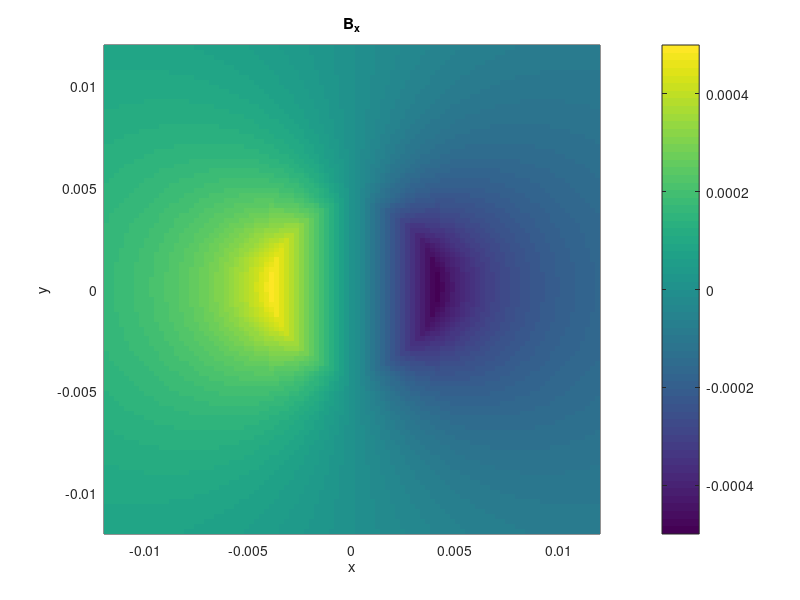
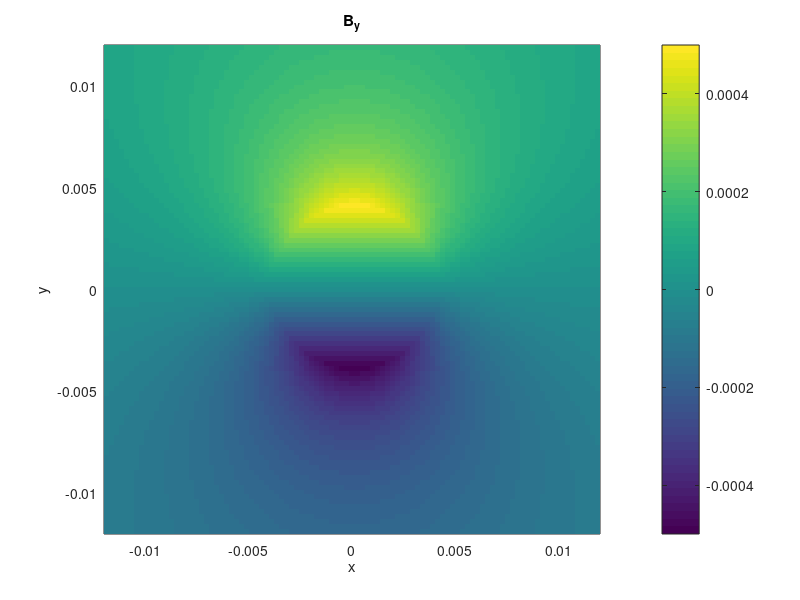
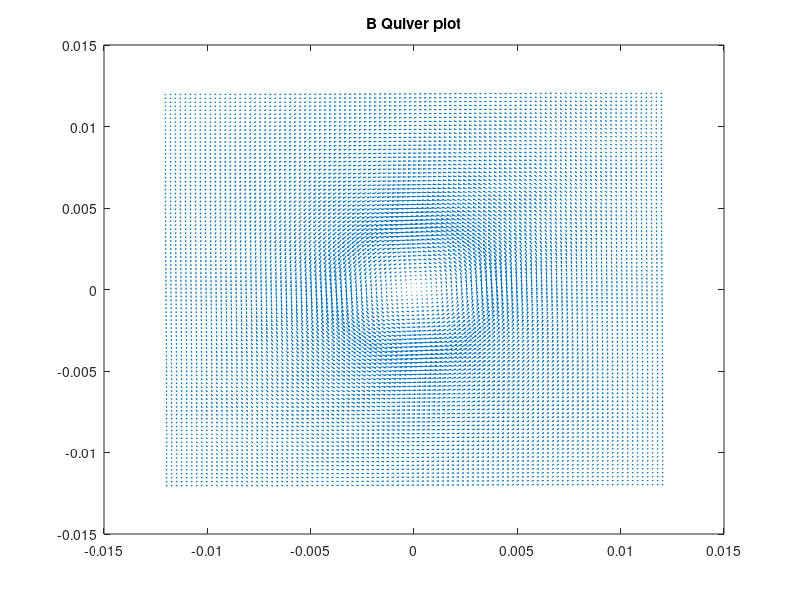
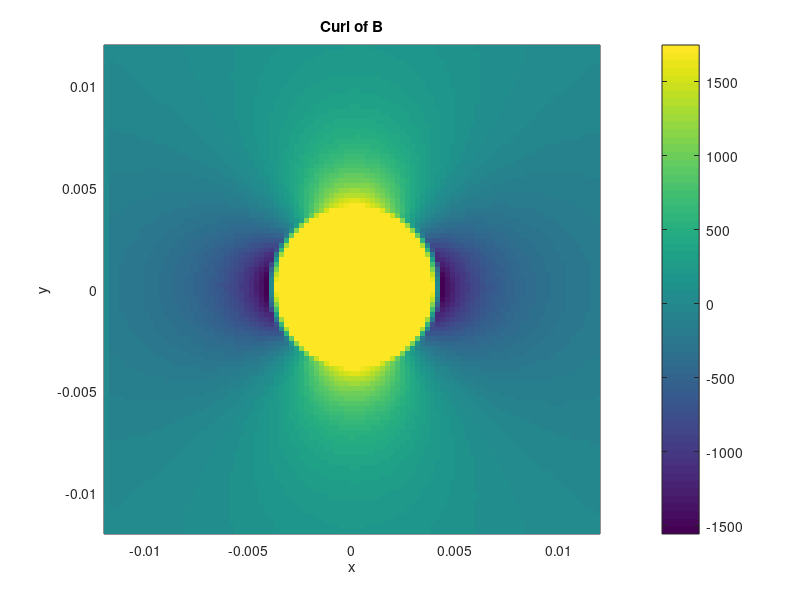

The MATLAB script that drew these images, in order:
%% Introduction
%Aldous George
%EP 501
%Project 5
%This code contains excerpts from codes provided by Dr. Zettergen.
%https://github.com/Zettergren-Courses/EP501_matlab/
clc
clearvars
close all
%% Problem 1

%Initiation
I   = 10;               %(A)
mu0 = 4*pi*10^(-7);     %(H/m)
a   = 0.004;            %(m)

lx=100;                 %size of x
ly=100;                 %size of y
x = linspace(-3*a,3*a,lx);
y = linspace(-3*a,3*a,ly);
[X,Y] = meshgrid(x,y);

Bx = zeros(lx,ly);
By = zeros(lx,ly);

for i=1:lx
    for j=1:ly
        cond = sqrt(x(i)^2+y(j)^2); %condition for piecewise function
        if cond<a
            Bx(i,j) = (mu0*I/(2*pi*a^2))*cond*(-(y(j)/cond));
            By(i,j) = (mu0*I/(2*pi*a^2))*cond*(x(i)/cond);
        else
            Bx(i,j) = (mu0*I/(2*pi))*(1/cond)*(-(y(j)/cond));
            By(i,j) = (mu0*I/(2*pi))*(1/cond)*(x(i)/cond);
        end %if
    end %for
end %for

%1-a
%plot
%Bx
figure(1);
pcolor(X,Y,Bx);
xlim([-3*a,3*a]);
ylim([-3*a,3*a]);
xlabel('x');
ylabel('y');
title('B_x');
colorbar
shading flat
hold on
%By
figure(2)
pcolor(X,Y,By);
xlim([-3*a,3*a]);
ylim([-3*a,3*a]);
xlabel('x');
ylabel('y');
title('B_y');
colorbar
shading flat

%1-b
figure(3)
quiver(X,Y,Bx',By');
title('B Quiver plot');

%1-c
dBx=Bx(2)-Bx(1);
dBy=By(2)-By(1);
gradBx=zeros(size(Bx));
gradBy=zeros(size(By));

gradBx(1,1)=(Bx(2,1)-Bx(1,1))/dBx;
for i=1:lx
    for j=2:ly-1
        gradBx(i,j)=(Bx(i,j+1)-Bx(i,j-1))/2/dBy;    %\partial/\partial x
    end %for
end %for
gradBx(lx,ly)=(Bx(lx,ly)-Bx(lx,ly-1))/dBy;

gradBy(1,1)=(By(1,2)-By(1,1))/dBx;
for i=2:lx-1
    for j=1:ly
        gradBy(i,j)=(Bx(i+1,j)-Bx(i-1,j))/2/dBx;    %\partial/\partial x
    end %for
end %for
gradBy(lx,ly)=(By(lx-1,ly)-By(lx-1,ly))/dBy;

curlB = gradBy-gradBx;
figure(4)
pcolor(X,Y,curlB);
xlabel('x');
ylabel('y');
title('Curl of B');
colorbar
shading flat

%% Problem 2

%Initiation
Q = 1;              %(C)
a = 1;              %(m)
Eps0 = 8.854*10^-12;%(F/m)

lx = 100;                 %size of x
ly = 100;                 %size of y
lz = 100;                 %size of z
x = linspace(-3*a,3*a,lx);
y = linspace(-3*a,3*a,ly);
z = linspace(-3*a,3*a,lz);

phi=zeros(lx,ly,lz);
[X,Y] = meshgrid(x,y);

for i=1:lx
    for j=1:ly
        for k=1:lz
            cond = sqrt(x(i)^2+y(j)^2+z(k)^2); %condition for piecewise function
            if cond<a
                phi(i,j,k) = Q/(4*pi*Eps0*a)-(Q/(8*pi*Eps0*a^3))*(x(i)^2 + y(j)^2 + z(k)^2 -a^2);
            else
                phi(i,j,k) = Q/(4*pi*Eps0*cond);
            end %if
        end%for
    end%for
end%for
figure(5)
pcolor(X,Y,phi(:,:,end/2));
xlim([-3*a,3*a]);
ylim([-3*a,3*a]);
set(gca,'FontSize',15);
xlabel('x');
ylabel('y');
title('Phi');
colorbar
shading flat

%Laplacian
dx = x(2)-x(1);
dy = y(2)-y(1);
dz = z(2)-z(1);

f=phi;
g=phi;
h=phi;

for l=1:2
    %x-derivative part of the divergence
    divx=zeros(size(f));
    divx(1,:,:)=(f(2,:,:)-f(1,:,:))/dx;
    for i=2:lx-1
        divx(i,:,:)=(f(i+1,:,:)-f(i-1,:,:))/2/dx;
    end %for
    divx(lx,:,:)=(f(lx,:,:)-f(lx-1,:,:))/dx;
    
    %y-derivative part of the divergence
    divy=zeros(size(g));
    divy(:,1,:)=(g(:,2,:)-g(:,1,:))/dy;
    for j=2:ly-1
        divy(:,j,:)=(g(:,j+1,:)-g(:,j-1,:))/2/dy;
    end %for
    divy(:,ly,:)=(g(:,ly,:)-g(:,ly-1,:))/dy;
    
    %z-derivative part of the divergence
    divz=zeros(size(h));
    divz(:,:,1)=(h(:,:,2)-h(:,:,1))/dz;
    for k=2:lz-1
        divz(:,:,k)=(h(:,:,k+1)-h(:,:,k-1))/2/dz;
    end %for
    divz(:,:,lz)=(h(:,:,lz)-h(:,:,lz-1))/dz;
    f=divx;
    g=divy;
    h=divz;
end

div=divx+divy+divz;    %this is really laplacian b/c input is gradient

figure(6);
surface(X,Y,div(:,:,end/2));
set(gca,'FontSize',15);
xlabel('x');
ylabel('y');
title('Laplacian(phi)');
colorbar;
shading flat

%% Problem 3
